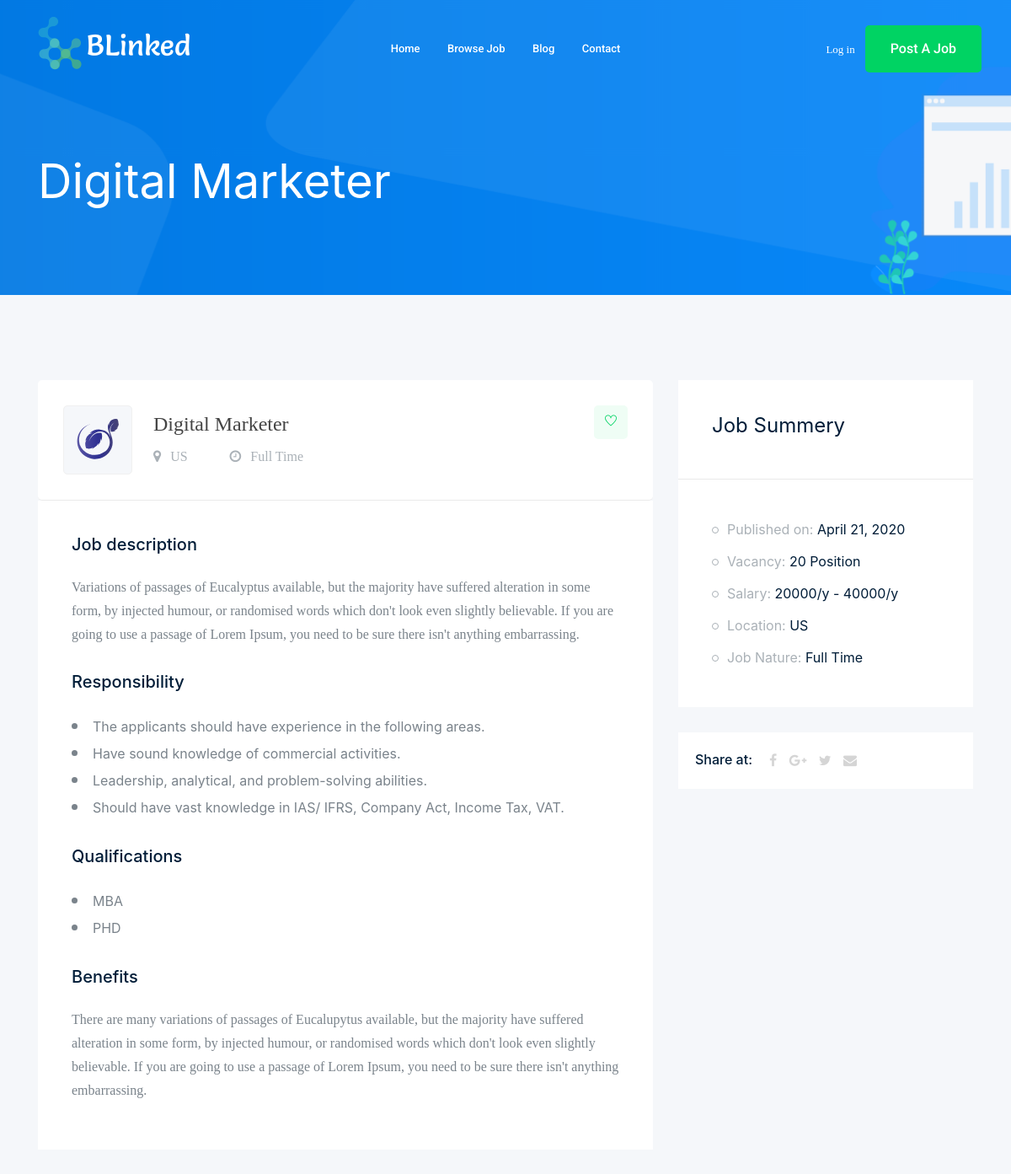
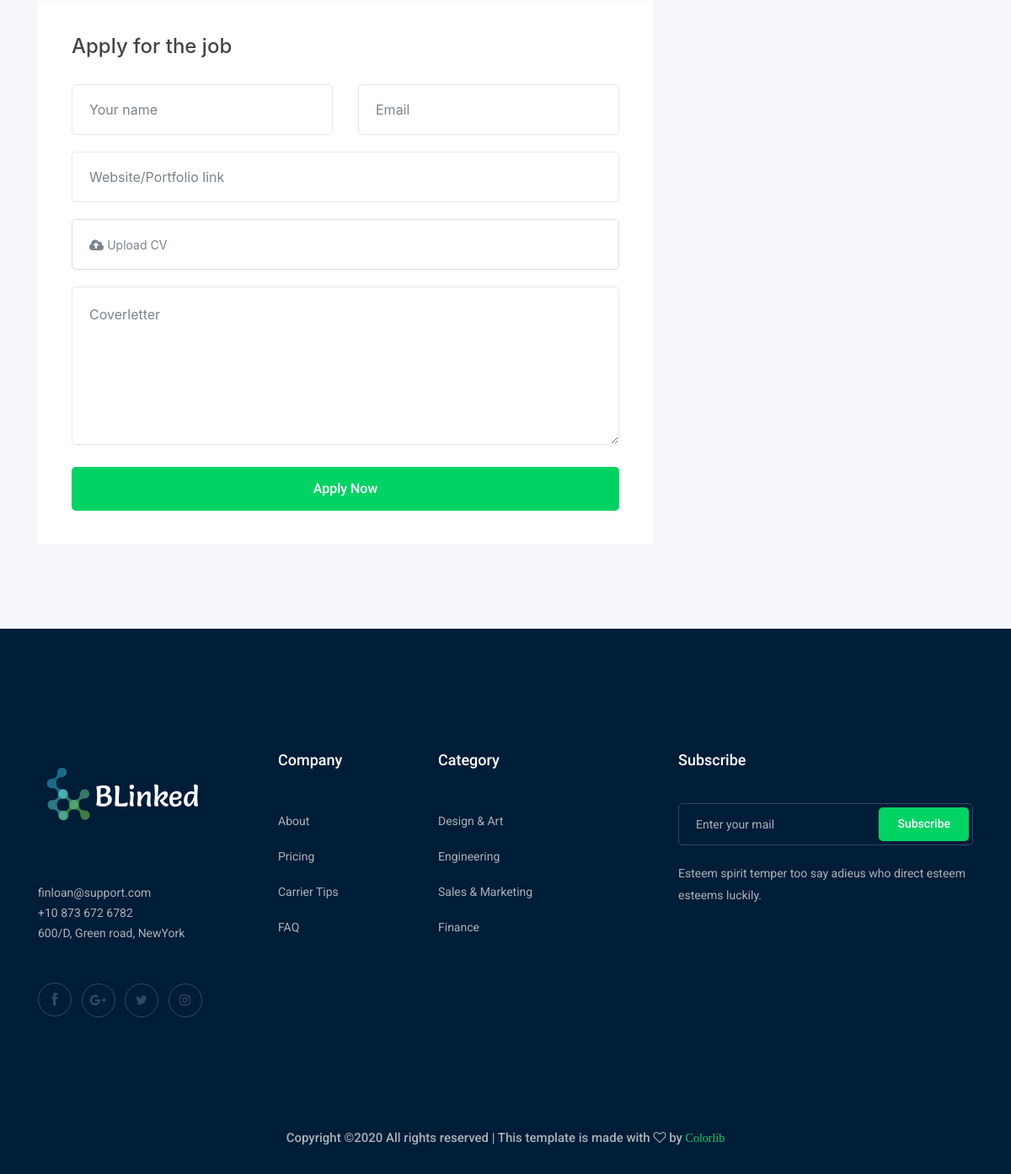
The page /jobs/view/2/ on the database its author committed (2 pictures, top to bottom).
### blink/models.py (models this page shows, shortened)
class Job(models.Model):
    user = models.ForeignKey(User, on_delete=models.CASCADE)
    icon = models.CharField(default="", max_length=200, null=True, blank=True)
    title = models.CharField(default="", max_length=200, blank=True)
    country = CountryField(default="", null=True, blank=True)
    TYPE_CHOICES = (
        ('Full Time', 'Full Time'),
        ('Part Time', 'Part Time'),
    )
    type = models.TextField(null=True, blank=True, choices=TYPE_CHOICES)
    deadline = models.DateField(null=True, blank=True)
    qualifications = models.TextField(default="Qualifications are adjustable", null=False, blank=False)
    description = models.TextField()
    publish_date = models.DateField(null=True, blank=True)
    vacancy = models.IntegerField(null=True, blank=True)
    salary_min = models.IntegerField(null=True, blank=True)
    salary_max = models.IntegerField(null=True, blank=True)
    benefits = models.TextField(default="", blank=True)

class Qualification(models.Model):
    job = models.ForeignKey(Job, on_delete=models.CASCADE)
    degree = models.CharField(max_length=200)

### jobs/views.py (the view)
# urls.py: path('view/<int:jobId>/', views.job, name='job'),
def job(request, jobId):
    myJob = Job.objects.get(id=jobId)
    degrees = Qualification.objects.filter(job=myJob)
    profileUser = None
    if request.user.is_authenticated:
        profileUser = User.objects.get(username=request.user.username)
    qualifications = []
    canApply = True
    for degree in degrees:
        eligible = False
        if profileUser:
            education = Education.objects.filter(user=profileUser, degree=degree.degree)
            if education.exists():
                for ed in education:
                    eligible = eligible or ed.legitimate
        canApply = canApply and eligible
        qualifications.append({'degree': degree.degree, 'eligible': eligible})
    if profileUser is None:
        canApply = True
    template = loader.get_template('jobs/job_details.html')
    context = {
        'page': myJob.title,
        'load_job': myJob,
        'qualifications': qualifications,
        'canApply': canApply
    }
    return HttpResponse(template.render(context, request))

### jobs/templates/jobs/job_details.html (shortened to what this page needs)
{% extends 'feed/base.html' %}
{% block content %}
    {% load static %}
    {% static "feed/img/svg_icon/" as Imagebase %}
    <div class="job_details_area">
        <div class="container">
            <div class="row">
                <div class="col-lg-8">
                    <div class="job_details_header">
                        <div class="single_jobs white-bg d-flex justify-content-between">
                            <div class="jobs_left d-flex align-items-center">
                                <div class="thumb">
                                    <img src="{{ Imagebase }}{{ load_job.icon }}" alt="">
                                </div>
                                <div class="jobs_conetent">
                                    <a href="#"><h4>{{ load_job.title }}</h4></a>
                                    <div class="links_locat d-flex align-items-center">
                                        <div class="location">
                                            <p><i class="fa fa-map-marker"></i> {{ load_job.country }}</p>
                                        </div>
                                        <div class="location">
                                            <p><i class="fa fa-clock-o"></i> {{ load_job.type }}</p>
                                        </div>
                                    </div>
                                </div>
                            </div>
                            <div class="jobs_right">
                                <div class="apply_now">
                                    <a class="heart_mark" href="#"> <i class="ti-heart"></i> </a>
                                </div>
                            </div>
                        </div>
                    </div>
                    <div class="descript_wrap white-bg">
                        <div class="single_wrap">
                            <h4>Job description</h4>
                            <p>{{ load_job.description }}</p>
                        </div>
                        <div class="single_wrap">
                            <h4>Responsibility</h4>
                            <ul>
                                <li>The applicants should have experience in the following areas.
                                </li>
                                <li>Have sound knowledge of commercial activities.</li>
                                <li>Leadership, analytical, and problem-solving abilities.</li>
                                <li>Should have vast knowledge in IAS/ IFRS, Company Act, Income Tax, VAT.</li>
                            </ul>
                        </div>
                        <div class="single_wrap">
                            <h4>Qualifications</h4>
                            <ul>
                                {% for qualification in qualifications %}
                                    <li>{{ qualification.degree }}
                                    </li>
                                {% endfor %}
                            </ul>
                        </div>
                        <div class="single_wrap">
                            <h4>Benefits</h4>
                            <p>{{ load_job.benefits }}</p>
                        </div>
                    </div>
                {% if canApply %}
                    <div class="apply_job_form white-bg">
                        <h4>Apply for the job</h4>
                        <form action="#">
                            <div class="row">
                                <div class="col-md-6">
                                    <div class="input_field">
                                        <input type="text" placeholder="Your name">
                                    </div>
                                </div>
                                <div class="col-md-6">
                                    <div class="input_field">
                                        <input type="text" placeholder="Email">
                                    </div>
                                </div>
                                <div class="col-md-12">
                                    <div class="input_field">
                                        <input type="text" placeholder="Website/Portfolio link">
                                    </div>
                                </div>
                                <div class="col-md-12">
                                    <div class="input-group">
                                        <div class="input-group-prepend">
                                            <button type="button" id="inputGroupFileAddon03"><i
                                                    class="fa fa-cloud-upload" aria-hidden="true"></i>
                                            </button>
                                        </div>
                                        <div class="custom-file">
                                            <label class="custom-file-label" for="inputGroupFile03">Upload CV</label>
                                        </div>
                                    </div>
                                </div>
                                <div class="col-md-12">
                                    <div class="input_field">
                                        <textarea name="#" id="" cols="30" rows="10"
                                                  placeholder="Coverletter"></textarea>
                                    </div>
                                </div>
                                <div class="col-md-12">
                                    <div class="submit_btn">
                                        <button class="boxed-btn3 w-100" type="submit">Apply Now</button>
                                    </div>
                                </div>
                            </div>
                        </form>
                    </div>
                {% else %}
                    <h4 style="color:red">Sorry you are not eligible for this job.</h4>
                {% endif %}
                </div>
                <div class="col-lg-4">
                    <div class="job_sumary">
                        <div class="summery_header">
                            <h3>Job Summery</h3>
                        </div>
                        <div class="job_content">
                            <ul>
                                <li>Published on: <span> {{ load_job.publish_date }}</span></li>
                                <li>Vacancy: <span>{{ load_job.vacancy }} Position</span></li>
                                <li>Salary: <span>{{ load_job.salary_min }}/y - {{ load_job.salary_max }}/y</span></li>
                                <li>Location: <span>{{ load_job.country }}</span></li>
                                <li>Job Nature: <span> {{ load_job.type }}</span></li>
                            </ul>
                        </div>
                    </div>
                    <div class="share_wrap d-flex">
                        <span>Share at:</span>
                        <ul>
                            <li><a href="#"> <i class="fa fa-facebook"></i></a></li>
                            <li><a href="#"> <i class="fa fa-google-plus"></i></a></li>
                            <li><a href="#"> <i class="fa fa-twitter"></i></a></li>
                            <li><a href="#"> <i class="fa fa-envelope"></i></a></li>
                        </ul>
                    </div>
                    <div class="job_location_wrap">
                        <div class="job_lok_inner">
                            <div id="map" style="height: 200px;"></div>
                        </div>
                    </div>
                </div>
            </div>
        </div>
    </div>
{% endblock %}

### feed/templates/feed/partials/bradcam.html
<div class="bradcam_area bradcam_bg_1">
    <div class="container">
        <div class="row">
            <div class="col-xl-12">
                <div class="bradcam_text">
                    <h3>{{ heading }}</h3>
                </div>
            </div>
        </div>
    </div>
</div>

### feed/static/userprofile/css/style.css (style rules this page uses)
body { font-family: "Quicksand", Arial, sans-serif; font-weight: 400; font-size: 15px; line-height: 1.8; color: rgba(0, 0, 0, 0.7); }
a { color: #2c98f0; -webkit-transition: 0.5s; -o-transition: 0.5s; transition: 0.5s; }
p { margin-bottom: 1.5em; }
h1, h2, h3, h4, h5, h6 { color: #000; font-family: "Playfair Display", Georgia, serif; font-weight: 400; margin: 0 0 30px 0; }
#map { width: 100%; height: 700px; }

### feed/static/blink/css/main.css (style rules this page uses)
* { margin: 0px; padding: 0px; box-sizing: border-box; }
body, html { height: 100%; font-family: Poppins-Regular, sans-serif; }
a { font-family: Poppins-Regular; font-size: 14px; line-height: 1.7; color: #666666; margin: 0px; transition: all 0.4s; -webkit-transition: all 0.4s; -o-transition: all 0.4s; -moz-transition: all 0.4s; }
h1,h2,h3,h4,h5,h6 { margin: 0px; }
p { font-family: Poppins-Regular; font-size: 14px; line-height: 1.7; color: #666666; margin: 0px; }
ul, li { margin: 0px; list-style-type: none; }
input { outline: none; border: none; }
textarea { outline: none; border: none; }
button { outline: none !important; border: none; background: transparent; }

### feed/static/feed/blog/main.css (style rules this page uses)
h1, h2, h3, h4, h5, h6 { color: #444444; }
ul { margin: 0; }

### rows shown on the page
Job: title "Digital Marketer", icon (picture), country "US", type "Full Time", description "Variations of passages of Eucalyptus available, but the majority have suffered alteration in some form, by injected humour, or randomised words which don't look even slightly believable. If you are going to use a passage of Lorem Ipsum, you need to be sure there isn't anything embarrassing.", benefits "There are many variations of passages of Eucalupytus available, but the majority have suffered alteration in some form, by injected humour, or randomised words which don't look even slightly believable. If you are going to use a passage of Lorem Ipsum, you need to be sure there isn't anything embarrassing.", publish_date "April 21, 2020", vacancy "20", salary_min "20000", salary_max "40000"
Qualification: degree "MBA"
Qualification: degree "PHD"
